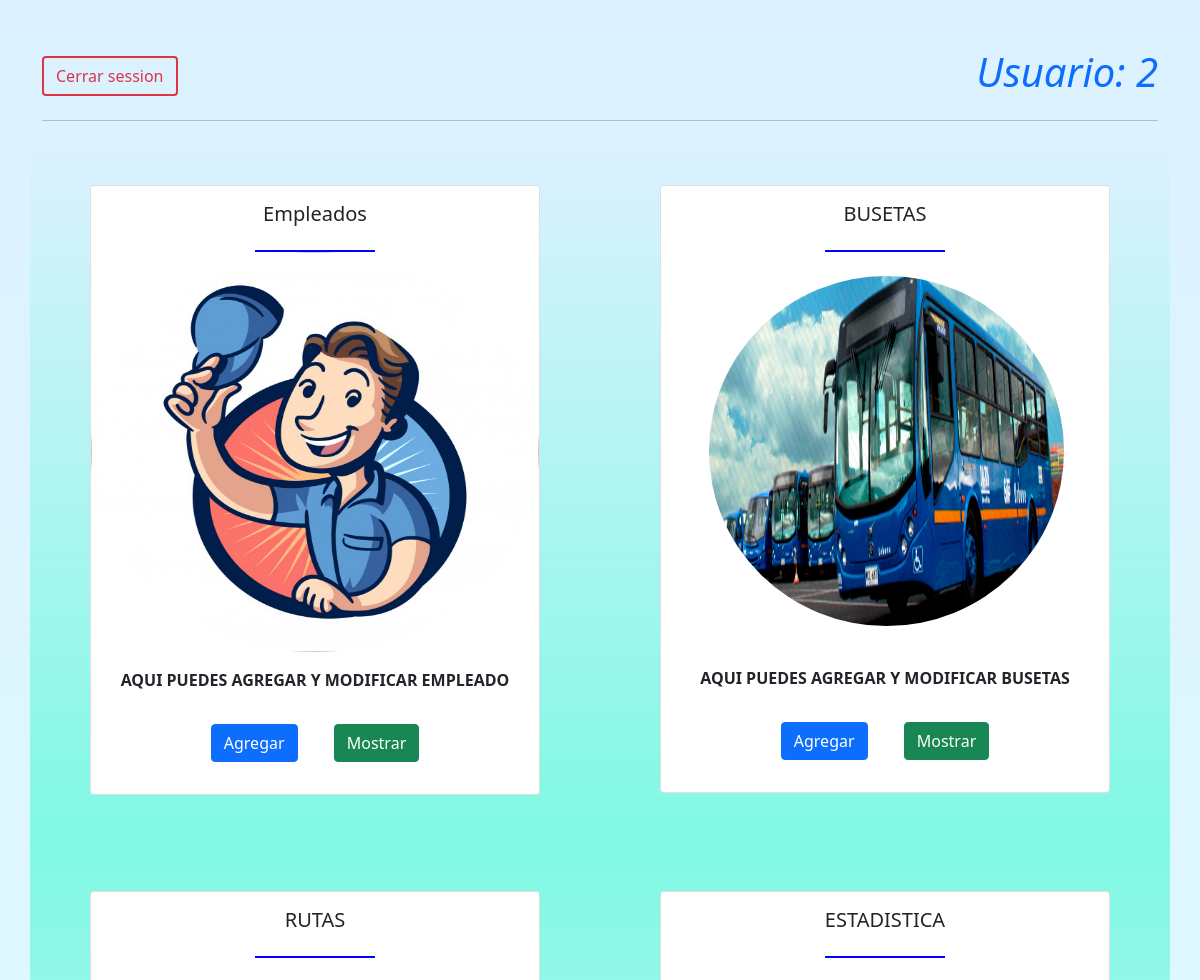
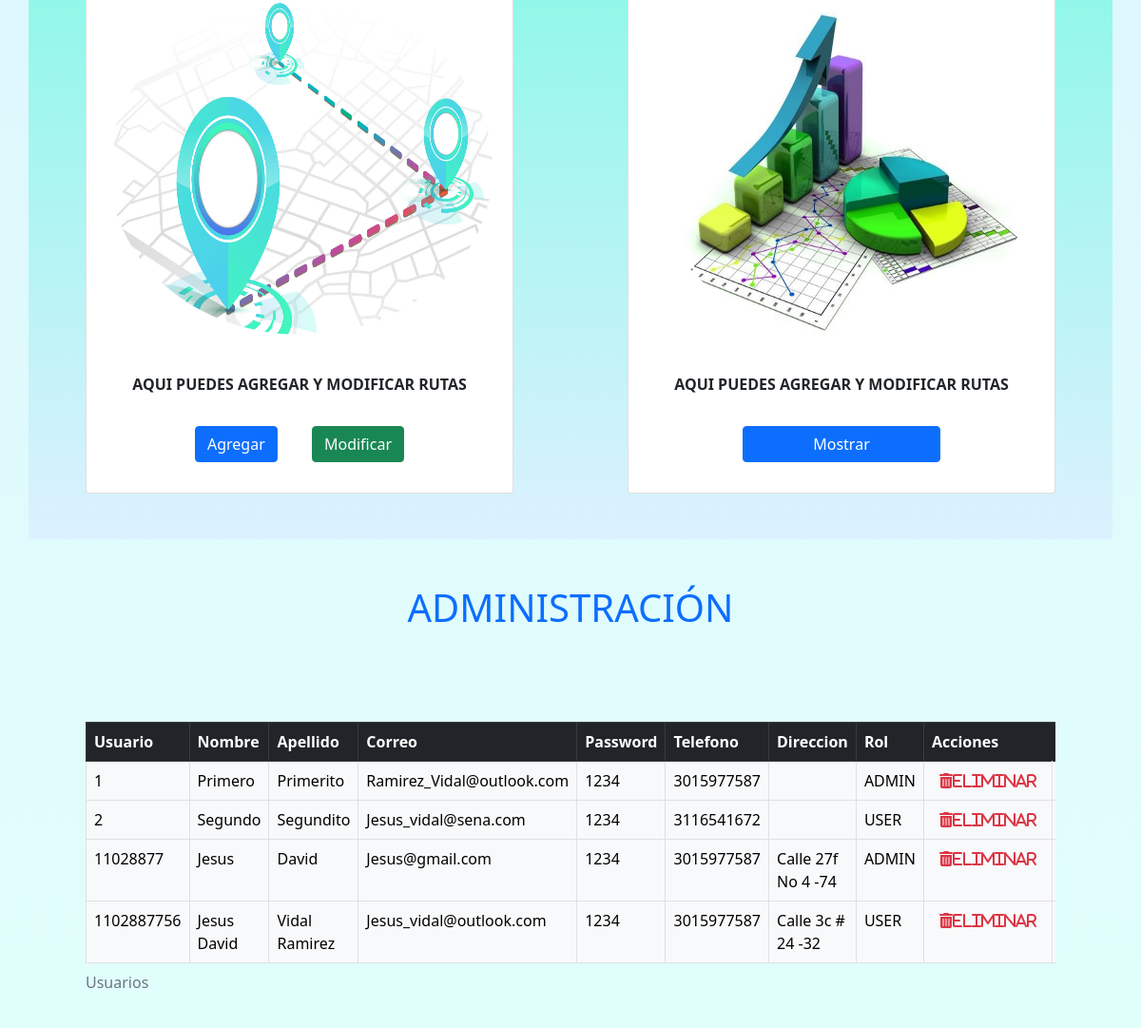
The app's page /Acceso.php (signed in) with its own data (2 pictures, top to bottom).
### tables this page shows
CREATE TABLE IF NOT EXISTS `registros` (
  `Id_Usuarios` int(11) NOT NULL AUTO_INCREMENT,
  `Nombre` varchar(50) DEFAULT NULL,
  `Apellido` varchar(50) DEFAULT NULL,
  `Correo` varchar(50) DEFAULT NULL,
  `Password` varchar(50) DEFAULT NULL,
  `Telefono` varchar(50) DEFAULT NULL,
  `Direccion` varchar(50) DEFAULT NULL,
  `Rol` varchar(50) DEFAULT NULL,
  PRIMARY KEY (`Id_Usuarios`),
  KEY `Rol` (`Rol`),
  CONSTRAINT `FK_registros_roles` FOREIGN KEY (`Rol`) REFERENCES `roles` (`Rol`)
);

### Consultas/SelectUser.php (called while the page is built)
<?php
require_once'./Conexiones/conexion.php';
$sql = "SELECT * FROM registros";
$stmt = $pdo->prepare($sql);
$stmt->setFetchMode(PDO::FETCH_ASSOC);
$stmt->execute();
$registros=$stmt->fetchAll();
?>

### Acceso.php (the view, shortened to what this page needs)
<!DOCTYPE html>
<html lang="en">
<head>
	<link rel="stylesheet" type="text/css" href="./CSS/estilos.css">
   <link href="https://cdn.jsdelivr.net/npm/bootstrap@5.0.0-beta3/dist/css/bootstrap.min.css" rel="stylesheet">
	<link rel="stylesheet" type="text/css" href="./CSS/estilos.css">
</head>
<body class="acceso" >
<div class="container d-flex justify-content-between align-items-center mt-5"  >
		<div class="">
			<form method="POST" action="logout.php">
				<input type="submit" name="cerrarsesion" value="Cerrar session" class="btn btn-outline-danger border-2 ">
			</form>
		</div>
		<div class="ms-2">
			<h1 class="text-primary text-center">
				<i>Usuario: <?php echo $_SESSION['Usuario'] ?></i>
			</h1>
		</div>
</div>
<div class="container">
		<hr>
	  <div class="row row-cols-1 row-cols-md-2 g-4">
  <div class="col empleados">
    <div class="card m-5 ">
    	<h5 class="card-title text-center p-3 ">Empleados</h5>
    	<div class="divider"></div>
	    	  <img src="./Imagenes/Empleados/Empleado.png" class="img-fluid rounded-circle " title='Empleados'style="width: 100% ; height:400px; ">
      	<div class="card-body text-center">
        	<p class="card-text"> <strong> AQUI PUEDES AGREGAR Y MODIFICAR EMPLEADO </strong></p>
        	<button type="button" class="btn btn-primary m-3" data-bs-toggle="modal" data-bs-target="#modalAgregar">Agregar</button>
			<?php
			require_once('./Consultas/SelectCargos.php');
			 foreach($Cargos as $cargos):
            		?>
            		<option value="<?php print_r($cargos['Nombre'])?> "><?php  print_r($cargos['Nombre'])?></option>
                <?php
		            endforeach;
		            ?>
        	<button type="button" class="btn btn-success m-3" data-bs-toggle="modal" data-bs-target="#modalModificar">Mostrar </button>
      	</div>
    </div>
  </div>
   <div class="col busetas">
    <div class="card m-5 text-center ">
    	<h5 class="card-title text-center p-3">BUSETAS</h5>
    	<div class="divider"></div>
         <img src="./Imagenes/Busetas/buses.png" class="img-fluid rounded-circle m-4 px-4 text-center" title='Busetas' style="width: 90% ; height: 350px; ">
      <div class="card-body text-center">
        <p class="card-text "><strong> AQUI PUEDES AGREGAR Y MODIFICAR BUSETAS </strong></p>
        <button type="button" class="btn btn-primary m-3" data-bs-toggle="modal" data-bs-target="#modalAgregarBusetas">Agregar</button>
        	<button type="button" class="btn btn-success m-3" data-bs-toggle="modal" data-bs-target="#modalModificarBusetas">Mostrar</button>
    </div>
	</div>
  </div>
  <div class="col ruta m-0">
    <div class="card m-5 text-center ">
    	<h5 class="card-title text-center p-3">RUTAS</h5>
    	<div class="divider"></div>
         <img src="./Imagenes/Rutas/Ruta.png" class="img-fluid rounded-circle m-4" title='RUtas'style="width: 90% ; height: 350px; ">
      <div class="card-body text-center">
        <p class="card-text "><strong> AQUI PUEDES AGREGAR Y MODIFICAR RUTAS </strong></p>
        <button type="button" class="btn btn-primary m-3" data-bs-toggle="modal" data-bs-target="#modalAgregarRutas">Agregar</button>
        	<button type="button" class="btn btn-success m-3" data-bs-toggle="modal" data-bs-target="#modalModificarRutas">Modificar</button>
				      	<?php
						require_once('./consultas/SelectRutas.php');
						?>
      </div>
    </div>
  </div>
  <div class="col estadistica m-0">
    <div class="card m-5 text-center ">
    	<h5 class="card-title text-center p-3">ESTADISTICA</h5>
    	<div class="divider"></div>
         <img src="./Imagenes/Estadisticas/estadistica.png" class="img-fluid rounded-circle m-4" title='Estadisticas'style="width: 90% ; height: 350px; ">
      <div class="card-body text-center">
        <p class="card-text "><strong> AQUI PUEDES AGREGAR Y MODIFICAR RUTAS </strong></p>
        	<a type="button"  href="./Estadisticas.php" target="_black" class="btn btn-primary m-3 w-50"  >Mostrar</a>
      </div>
    </div>
  </div>
</div>
		<?php
require_once('./Consultas/SelectUser.php');
?>
<h1 class="mx-5 my-5 text-primary text-center title">
                Administraci&oacute;n
            </h1>
<div class="m-5 table-responsive">
		<table  border="1" class="table table-dark table-hover my-5  table-bordered">
	<thead>
		<caption>Usuarios</caption>
		<th>Usuario</th>
		<th>Nombre</th>
		<th>Apellido</th>
		<th>Correo</th>
		<th>Password</th>
		<th>Telefono</th>
		<th>Direccion</th>
		<th>Rol</th>
		<th colspan="2">Acciones</th>
	</thead>
	<tbody class="table table-striped table-light">
		<?php foreach ($registros as  $registro): ?>
<tr>
	<td> <?php echo $registro[ 'Id_Usuarios']  ?></td>
	<td> <?php echo $registro[ 'Nombre']  ?></td>
	<td> <?php echo $registro[ 'Apellido']  ?></td>
	<td> <?php echo $registro[ 'Correo']  ?></td>
	<td> <?php echo $registro[ 'Password']  ?></td>
	<td> <?php echo $registro[ 'Telefono']  ?></td>
	<td> <?php echo $registro[ 'Direccion']  ?></td>
	<td> <?php echo $registro[ 'Rol']  ?></td>
	<td >
                     <a href="./Consultas/EliminarUser.php?accion=<?php echo $registro['Id_Usuarios']; ?>"
                        >
                        <i class="fas fa-trash-alt text-danger">Eliminar</i></a>
                </td>
                <td>
                </td>
	</tr>
	<?php endforeach; ?>
	 </tbody>
	  </table>
	</div>
</body>
</html>

### CSS/estilos.css (style rules this page uses)
.divider { background-color: blue; height: 2px; width: 120px; margin: auto; }
.title { text-transform: uppercase; }
.acceso { background-color: #dcf1ff; background-image: linear-gradient(180deg, #dcf1ff 0%, #e1fffb 100%); }
.empleados, .busetas { background-color: #dcf1ff; background-image: linear-gradient(180deg, #dcf1ff 0%, #80f9e3 100%); }
.ruta, .estadistica { background-color: #dcf1ff; background-image: linear-gradient(0deg, #dcf1ff 0%, #80f9e3 100%); }

### records on screen
registros: Id_Usuarios "1", Nombre "Primero", Apellido "Primerito", Correo "Ramirez_Vidal@outlook.com", Password "1234", Telefono "3015977587", Rol "ADMIN"
registros: Id_Usuarios "2", Nombre "Segundo", Apellido "Segundito", Correo "Jesus_vidal@sena.com", Password "1234", Telefono "3116541672", Rol "USER"
registros: Id_Usuarios "11028877", Nombre "Jesus", Apellido "David", Correo "Jesus@gmail.com", Password "1234", Telefono "3015977587", Direccion "Calle 27f No 4 -74", Rol "ADMIN"
registros: Id_Usuarios "1102887756", Nombre "Jesus David", Apellido "Vidal Ramirez", Correo "Jesus_vidal@outlook.com", Password "1234", Telefono "3015977587", Direccion "Calle 3c # 24 -32", Rol "USER"

### other values on screen
$_SESSION['Usuario'] "2"
